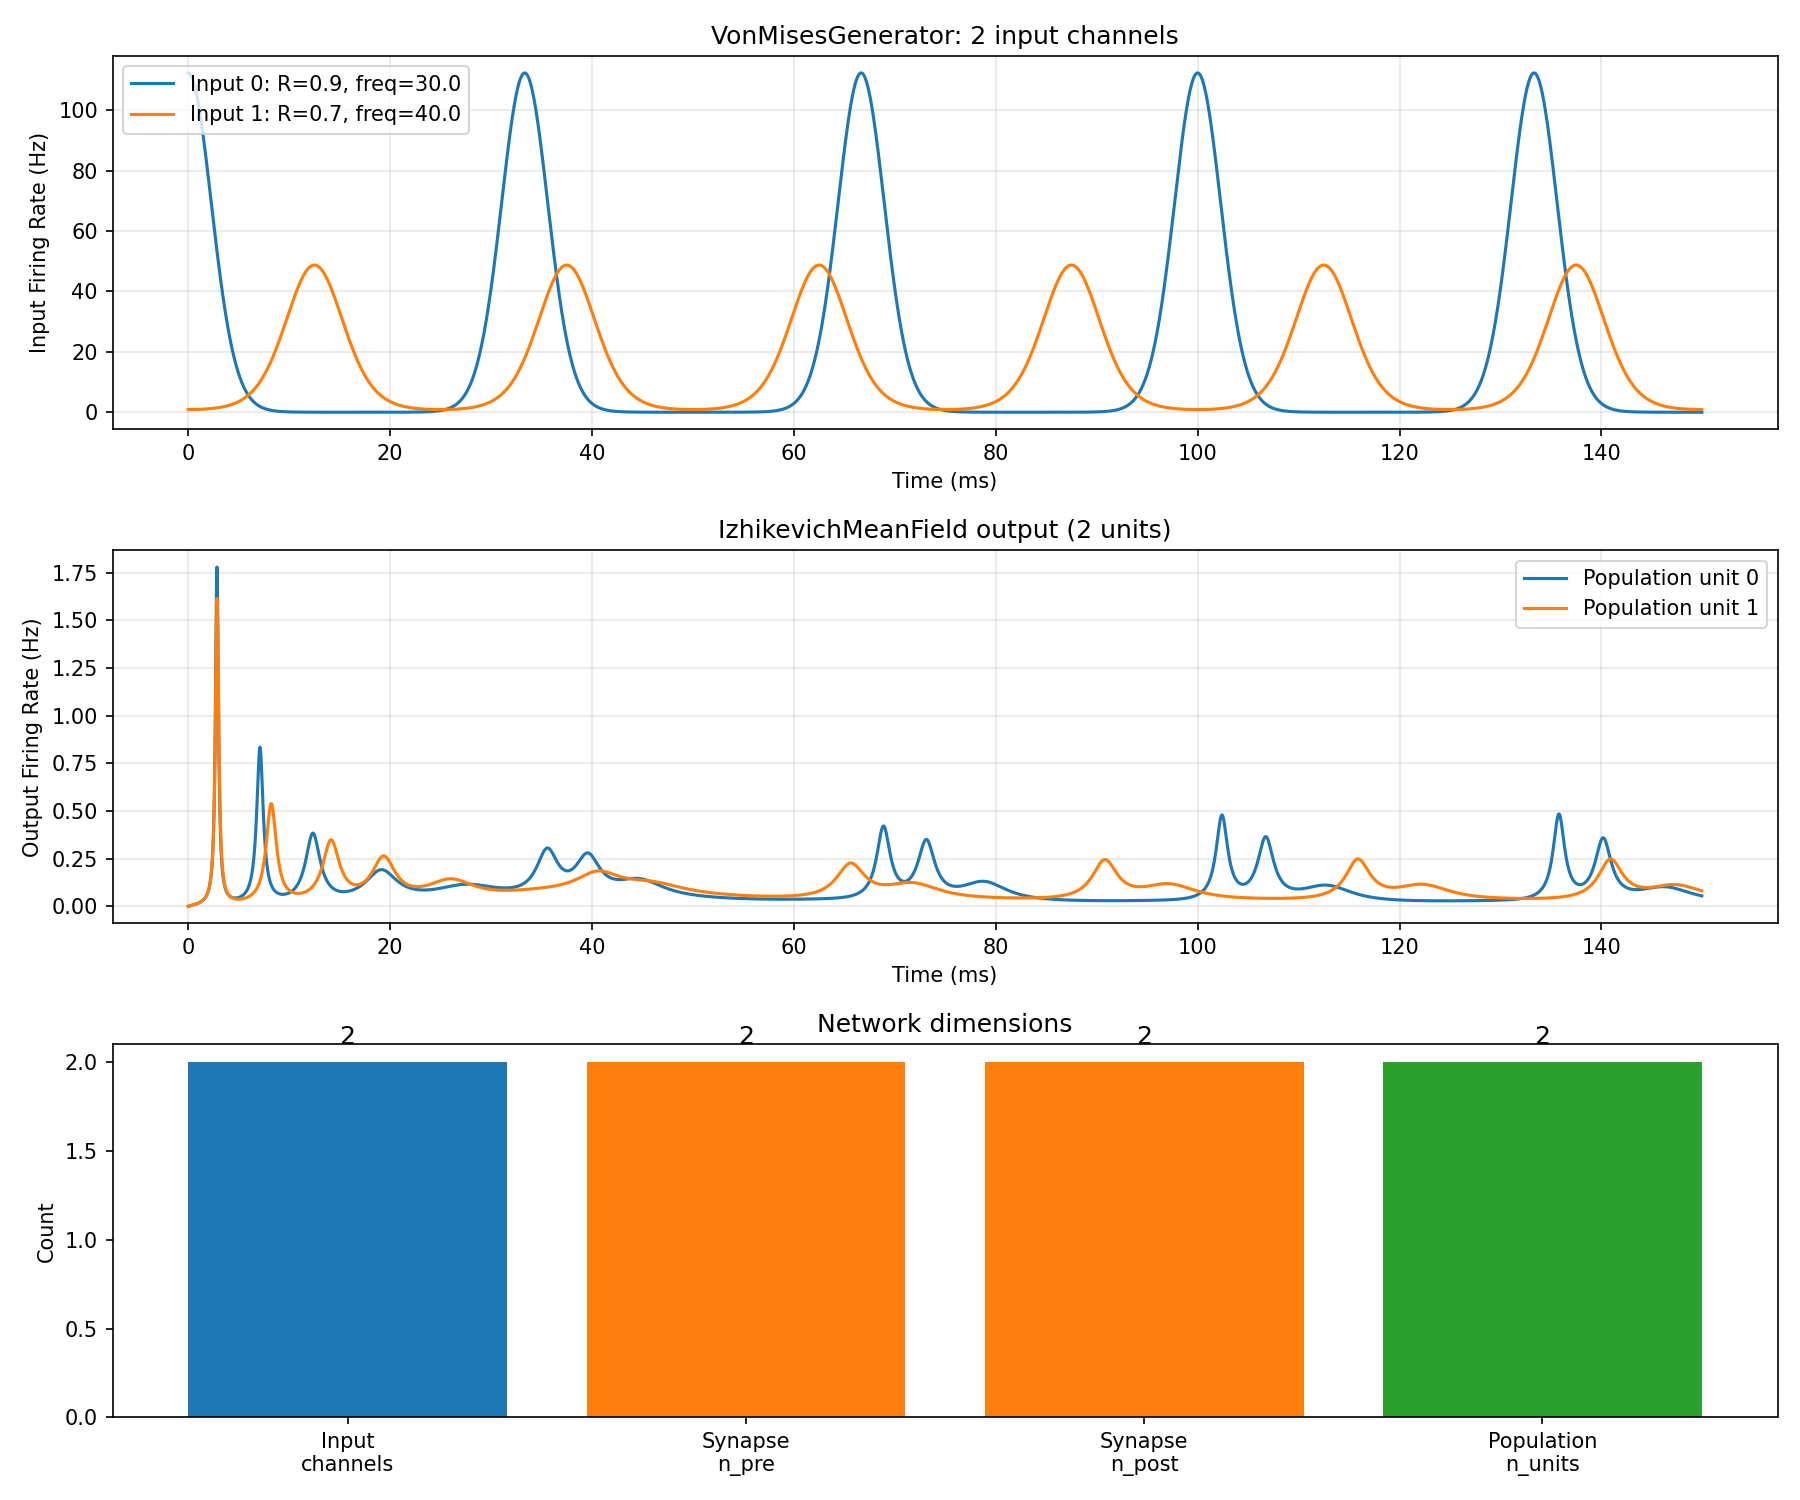

This figure's Python source:
"""
Пример: два входа VonMisesGenerator → две популяции через синапс.

Логика связей:
- Генератор 1 (freq=30Hz) → Популяция 1
- Генератор 2 (freq=40Hz) → Популяция 2

Синапс: диагональная матрица связей (pconn), gsyn_max на диагонали = 50
"""

import matplotlib.pyplot as plt
import numpy as np

try:
    import tensorflow as tf

    import neuraltide
    from neuraltide.core.network import NetworkGraph, NetworkRNN
    from neuraltide.inputs import VonMisesGenerator
    from neuraltide.integrators import RK4Integrator
    from neuraltide.populations import IzhikevichMeanField
    from neuraltide.synapses import TsodyksMarkramSynapse

    HAS_TF = True
except ImportError as e:
    print(f"TensorFlow not available: {e}")
    HAS_TF = False
    import sys

    sys.exit(0)

neuraltide.config.set_dtype(tf.float32)


dt = 0.05
T = 150

gen = VonMisesGenerator(
    dt=dt,
    params={
        "mean_rate": [20.0, 15.0],
        "R": [0.9, 0.7],
        "freq": [30.0, 40.0],
        "phase": [0.0, np.pi],
    },
)
print(f"VonMisesGenerator: n_units = {gen.n_units}")
print(f"  mean_rate = {gen.mean_rate.numpy()}")
print(f"  kappa = {gen.kappa.numpy()}")
print(f"  freq = {gen.freq.numpy()}")
print(f"  phase = {gen.phase.numpy()}")

pop = IzhikevichMeanField(
    dt=dt,
    params={
        "tau_pop": {"value": [1.0, 1.0], "trainable": False},
        "alpha": {"value": [0.5, 0.5], "trainable": False},
        "a": {"value": [0.02, 0.02], "trainable": False},
        "b": {"value": [0.2, 0.2], "trainable": False},
        "w_jump": {"value": [0.1, 0.1], "trainable": False},
        "Delta_I": {"value": [0.05, 0.05], "trainable": False},
        "I_ext": {"value": [0.5, 0.5], "trainable": False},
    },
)
print(f"IzhikevichMeanField: n_units = {pop.n_units}")

syn = TsodyksMarkramSynapse(
    n_pre=2,
    n_post=2,
    dt=dt,
    params={
        "gsyn_max": {"value": [[50.0, 0.0], [0.0, 50.0]], "trainable": True},
        "tau_f": {"value": 20.0, "trainable": False},
        "tau_d": {"value": 5.0, "trainable": False},
        "tau_r": {"value": 200.0, "trainable": False},
        "Uinc": {"value": 0.2, "trainable": False},
        "pconn": {"value": [[1.0, 0.0], [0.0, 1.0]], "trainable": False},
        "e_r": {"value": 1.0, "trainable": False},
    },
)
print(f"TsodyksMarkramSynapse: n_pre={syn.n_pre}, n_post={syn.n_post}")

graph = NetworkGraph(dt=dt)
graph.declare_input("inputs", n_units=gen.n_units)
graph.add_population("exc", pop)
graph.add_synapse("inputs->exc", syn, src="inputs", tgt="exc")

network = NetworkRNN(graph, integrator=RK4Integrator())

t_values = np.arange(0, T, dt, dtype=np.float32)
t_seq = tf.constant(t_values[None, :, None])
inputs = graph.pack_inputs({"inputs": gen(t_seq)})

output = network(t_seq, inputs=inputs, training=False)
firing_rates = output.firing_rates["exc"].numpy()[0]

gen_output = gen(t_seq).numpy()[0]

fig, axes = plt.subplots(3, 1, figsize=(12, 10))

for i in range(2):
    axes[0].plot(
        t_values,
        gen_output[:, i],
        linewidth=1.5,
        label=f"Input {i}: R={gen._params['R'][i]}, freq={gen._params['freq'][i]}",
    )

axes[0].set_xlabel("Time (ms)")
axes[0].set_ylabel("Input Firing Rate (Hz)")
axes[0].set_title("VonMisesGenerator: 2 input channels")
axes[0].grid(True, alpha=0.3)
axes[0].legend()

for i in range(2):
    axes[1].plot(
        t_values, firing_rates[:, i], linewidth=1.5, label=f"Population unit {i}"
    )

axes[1].set_xlabel("Time (ms)")
axes[1].set_ylabel("Output Firing Rate (Hz)")
axes[1].set_title("IzhikevichMeanField output (2 units)")
axes[1].grid(True, alpha=0.3)
axes[1].legend()

axes[2].bar(
    ["Input\nchannels", "Synapse\nn_pre", "Synapse\nn_post", "Population\nn_units"],
    [gen.n_units, syn.n_pre, syn.n_post, pop.n_units],
    color=["tab:blue", "tab:orange", "tab:orange", "tab:green"],
)
axes[2].set_ylabel("Count")
axes[2].set_title("Network dimensions")
for i, v in enumerate([gen.n_units, syn.n_pre, syn.n_post, pop.n_units]):
    axes[2].text(i, v + 0.1, str(v), ha="center", fontsize=12)

plt.tight_layout()
plt.savefig("example_multi_input_to_population.png", dpi=150)
plt.show()
print("\nFigure saved as example_multi_input_to_population.png")
